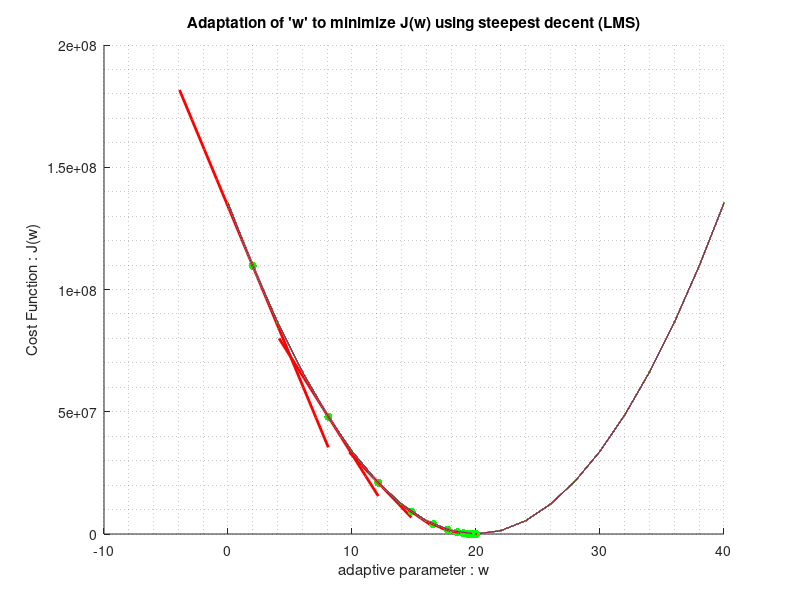

Source code (MATLAB):
clc
clear all
close all
x=1:100;
mp=20;
yt=mp*x;
m=0:2:2*mp;
epochs=length(m);
for k=1:epochs
    y=m(k)*x;
    e=yt-y;
    E(k)=e*e';
end

temp=m(randperm(length(m)));
w=m(2);
eta=1e-6;
for i=1:epochs
    for j=1:length(x)
    y(j)=w*x(j);
    e(j)=yt(j)-y(j);
    end
    J(i)=e*e'; 

    scatter(m,E,'.')
    hold on
    plot(m,E)

    [v,p]=min(abs(E));

    scatter(mp,0,'y','filled')
    scatter(w,J(i),'g','filled');
    k(i)=2*e*x';
    if(w+eta*e*x'>w-eta*e*x')
        a=w+eta*e*x';
        b=w-eta*e*x';
    else
        a=w-eta*e*x';
        b=w+eta*e*x';
    end
        
    plot(a:-1:b,k(i)*(w-(a:-1:b))+J(i),'r','linewidth',2)

    if(i==1)
    title('Adaptation of ''w'' to minimize J(w) using steepest decent (LMS)')
    xlabel('adaptive parameter : w')
    ylabel('Cost Function : J(w)');
    grid minor 
    end
    pause(2/i)
    w=w+eta*e*x';
    y=w*x;
end
